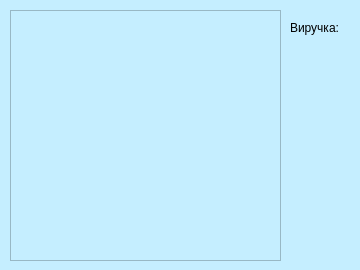
<?xml version="1.0" encoding="UTF-8"?>
<ui version="4.0">
 <class>adminCheck</class>
 <widget class="QWidget" name="adminCheck">
  <property name="geometry">
   <rect>
    <x>0</x>
    <y>0</y>
    <width>360</width>
    <height>270</height>
   </rect>
  </property>
  <property name="minimumSize">
   <size>
    <width>360</width>
    <height>270</height>
   </size>
  </property>
  <property name="maximumSize">
   <size>
    <width>360</width>
    <height>270</height>
   </size>
  </property>
  <property name="windowTitle">
   <string>Виручка</string>
  </property>
  <property name="styleSheet">
   <string notr="true">background-color:rgb(197, 238, 255)</string>
  </property>
  <widget class="QTableView" name="tableView">
   <property name="geometry">
    <rect>
     <x>10</x>
     <y>10</y>
     <width>271</width>
     <height>251</height>
    </rect>
   </property>
   <property name="styleSheet">
    <string notr="true">background-color:rgb(197, 238, 255)</string>
   </property>
  </widget>
  <widget class="QLabel" name="moneyLabel">
   <property name="geometry">
    <rect>
     <x>290</x>
     <y>50</y>
     <width>71</width>
     <height>21</height>
    </rect>
   </property>
   <property name="text">
    <string/>
   </property>
  </widget>
  <widget class="QLabel" name="label">
   <property name="geometry">
    <rect>
     <x>290</x>
     <y>20</y>
     <width>61</width>
     <height>16</height>
    </rect>
   </property>
   <property name="text">
    <string>Виручка:</string>
   </property>
  </widget>
 </widget>
 <resources/>
 <connections/>
</ui>
